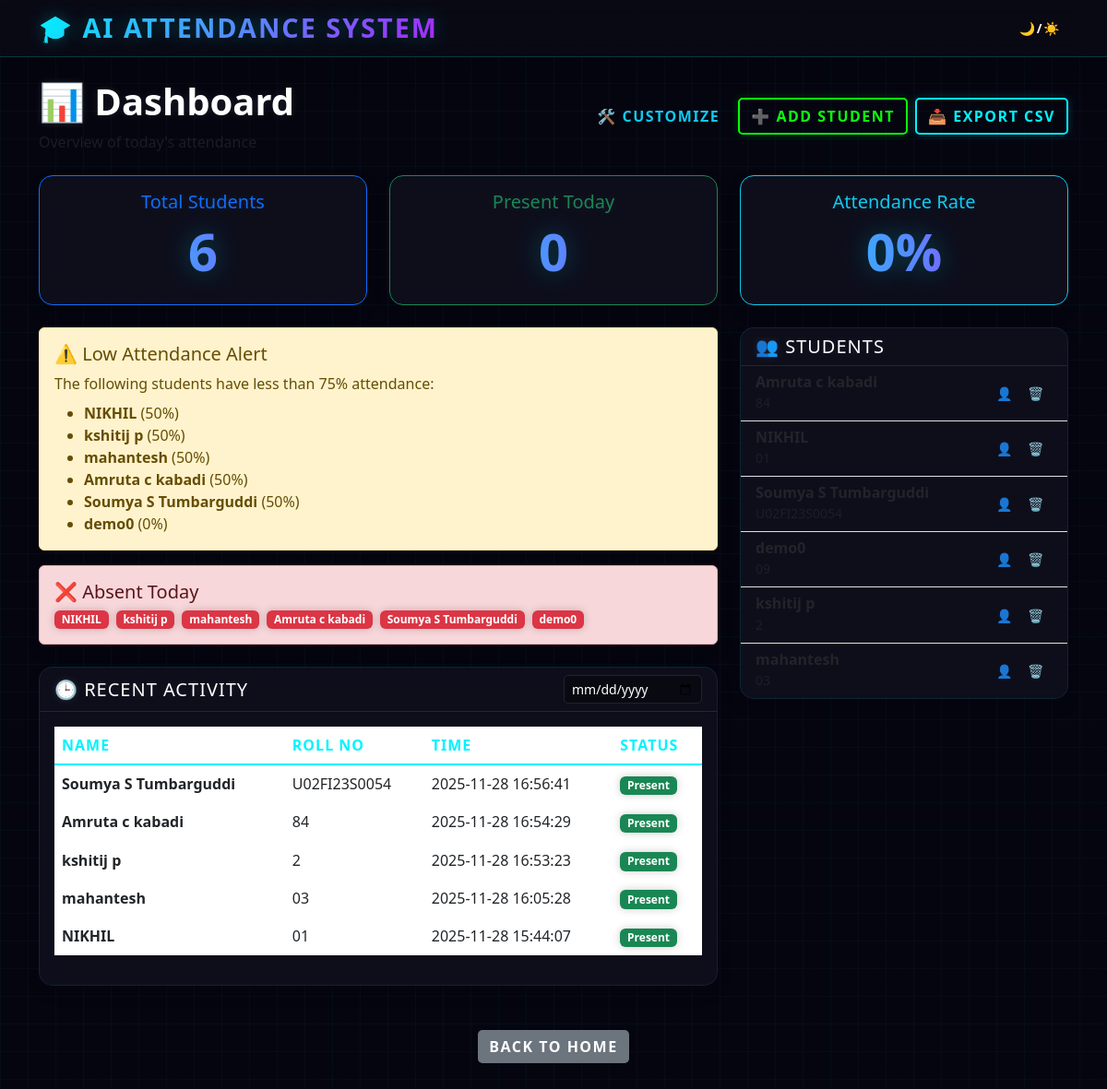
/dashboard, run on the app's committed database.
### tables this page shows
CREATE TABLE students (
            id INTEGER PRIMARY KEY AUTOINCREMENT,
            name TEXT NOT NULL UNIQUE,
            roll_number TEXT UNIQUE,
            created_at TIMESTAMP DEFAULT CURRENT_TIMESTAMP
        );

CREATE TABLE attendance (
            id INTEGER PRIMARY KEY AUTOINCREMENT,
            student_id INTEGER NOT NULL,
            name TEXT NOT NULL,
            timestamp TIMESTAMP DEFAULT CURRENT_TIMESTAMP,
            status TEXT DEFAULT 'Present',
            FOREIGN KEY (student_id) REFERENCES students(id)
        );

### app.py (the view)
@app.route('/dashboard')
def dashboard():
    students_raw = database.get_all_students_info()
    records_raw = database.get_attendance_records()
    students = [{'id': s[0], 'name': s[1], 'roll_number': s[2]} for s in students_raw]
    attendance_records = [
        {'id': r[0], 'name': r[1], 'roll_number': r[2], 'timestamp': r[3], 'status': r[4]}
        for r in records_raw
    ]
    today = datetime.now().strftime('%Y-%m-%d')
    absent_students_raw = database.get_absent_students(today)
    absent_today = [{'id': s[0], 'name': s[1]} for s in absent_students_raw]
    daily_summary = database.get_daily_summary(today)
    present_count = daily_summary['present']
    leaderboard = database.get_student_leaderboard()
    low_attendance_students = [s for s in leaderboard if s['percentage'] < 75]
    alerts = database.get_recent_alerts(limit=10)
    return render_template('dashboard.html',
                         students=students,
                         attendance_records=attendance_records,
                         absent_today=absent_today,
                         present_count=present_count,
                         low_attendance_students=low_attendance_students,
                         alerts=alerts,
                         today_date=today)

### database.py (called while the page is built)
def get_absent_students(date_str):
    try:
        conn = sqlite3.connect(DB_PATH)
        cursor = conn.cursor()
        cursor.execute('SELECT id, name, roll_number FROM students')
        all_students = cursor.fetchall()
        cursor.execute('''
            SELECT DISTINCT student_id
            FROM attendance
            WHERE DATE(timestamp) = ?
        ''', (date_str,))
        attended_ids = {row[0] for row in cursor.fetchall()}
        absent = [s for s in all_students if s[0] not in attended_ids]
        conn.close()
        return absent
    except Exception as e:
        print(f"❌ Error getting absent students: {e}")
        return []

def get_all_students_info():
    try:
        conn = sqlite3.connect(DB_PATH)
        cursor = conn.cursor()
        cursor.execute('SELECT id, name, roll_number FROM students ORDER BY name')
        students = cursor.fetchall()
        conn.close()
        return students
    except Exception as e:
        print(f"❌ Error fetching students: {e}")
        return []

def get_recent_alerts(limit=10):
    try:
        conn = sqlite3.connect(DB_PATH)
        cursor = conn.cursor()
        cursor.execute('''
            CREATE TABLE IF NOT EXISTS alerts (
                id INTEGER PRIMARY KEY AUTOINCREMENT,
                type TEXT NOT NULL,
                message TEXT NOT NULL,
                timestamp TIMESTAMP DEFAULT CURRENT_TIMESTAMP
            )
        ''')
        cursor.execute('SELECT type, message, timestamp FROM alerts ORDER BY timestamp DESC LIMIT ?', (limit,))
        alerts = cursor.fetchall()
        conn.close()
        return alerts
    except Exception as e:
        print(f"❌ Error fetching alerts: {e}")
        return []

def get_daily_summary(date_str):
    try:
        total_students = len(get_all_students_info())
        present_students = len(get_attendance_records(date_str))
        absent_students = len(get_absent_students(date_str))
        return {
            'total': total_students,
            'present': present_students,
            'absent': absent_students,
            'percentage': (present_students / total_students * 100) if total_students > 0 else 0
        }
    except Exception as e:
        print(f"❌ Error getting daily summary: {e}")
        return {'total': 0, 'present': 0, 'absent': 0, 'percentage': 0}

### templates/dashboard.html (shortened to what this page needs)
<!DOCTYPE html>
<html lang="en">
<head>
    <link href="https://cdn.jsdelivr.net/npm/bootstrap@5.3.0/dist/css/bootstrap.min.css" rel="stylesheet">
    <link rel="stylesheet" href="{{ url_for('static', filename='style.css') }}">
</head>
<body>
    <nav class="navbar navbar-dark bg-primary">
        <div class="container">
            <a href="/" class="navbar-brand mb-0 h1">🎓 AI Attendance System</a>
            <div class="d-flex align-items-center gap-3">
                <button class="btn btn-sm btn-outline-light" id="themeToggle">🌙/☀️</button>
            </div>
        </div>
    </nav>
    <div class="container mt-4">
        <div class="d-flex justify-content-between align-items-center mb-4 flex-wrap gap-3">
            <div>
                <h2 class="display-6 fw-bold">📊 Dashboard</h2>
                <p class="text-muted mb-0">Overview of today's attendance</p>
            </div>
            <div class="d-flex gap-2">
                <button class="btn btn-outline-info" onclick="toggleCustomize()">🛠️ Customize</button>
                <a href="/register" class="btn btn-success">➕ Add Student</a>
                <button onclick="exportCSV()" class="btn btn-primary">📥 Export CSV</button>
            </div>
        </div>
        <div id="statsSection" class="row mb-4">
            <div class="col-md-4">
                <div class="card shadow text-center h-100 border-primary">
                    <div class="card-body">
                        <h5 class="card-title text-primary">Total Students</h5>
                        <h2 class="display-4 fw-bold">{{ students|length }}</h2>
                    </div>
                </div>
            </div>
            <div class="col-md-4">
                <div class="card shadow text-center h-100 border-success">
                    <div class="card-body">
                        <h5 class="card-title text-success">Present Today</h5>
                        <h2 class="display-4 fw-bold" id="todayCount">{{ present_count }}</h2>
                    </div>
                </div>
            </div>
            <div class="col-md-4">
                <div class="card shadow text-center h-100 border-info">
                    <div class="card-body">
                        <h5 class="card-title text-info">Attendance Rate</h5>
                        <h2 class="display-4 fw-bold">
                            {% set p_count = present_count | default(0) %}
                            {% set s_count = students | length %}
                            {% if s_count > 0 %}
                            {{ ((p_count / s_count) * 100)|round|int }}%
                            {% else %}
                            0%
                            {% endif %}
                        </h2>
                    </div>
                </div>
            </div>
        </div>
        <div class="row">
            <div class="col-lg-8">
                <div id="alertsSection" class="mb-4">
                    {% if low_attendance_students %}
                    <div class="alert alert-warning shadow">
                        <h5 class="alert-heading">⚠️ Low Attendance Alert</h5>
                        <p class="mb-0">The following students have less than 75% attendance:</p>
                        <ul class="mb-0 mt-2">
                            {% for student in low_attendance_students %}
                            <li><strong>{{ student.name }}</strong> ({{ student.percentage|round|int }}%)</li>
                            {% endfor %}
                        </ul>
                    </div>
                    {% endif %}
                    {% if absent_today %}
                    <div class="alert alert-danger shadow">
                        <h5 class="alert-heading">❌ Absent Today</h5>
                        <div class="d-flex flex-wrap gap-2">
                            {% for student in absent_today %}
                            <span class="badge bg-danger">{{ student.name }}</span>
                            {% endfor %}
                        </div>
                    </div>
                    {% else %}
                    <div class="alert alert-success shadow">
                        <h5 class="alert-heading">🎉 Perfect Attendance!</h5>
                        <p class="mb-0">All registered students are present today.</p>
                    </div>
                    {% endif %}
                </div>
                <div id="recentSection" class="card shadow mb-4">
                    <div class="card-header d-flex justify-content-between align-items-center">
                        <h5 class="mb-0">🕒 Recent Activity</h5>
                        <input type="date" id="dateFilter" class="form-control form-control-sm" style="width: 150px;"
                            onchange="filterByDate()">
                    </div>
                    <div class="card-body">
                        <div class="table-responsive">
                            <table class="table table-hover align-middle" id="attendanceTable">
                                <thead>
                                    <tr>
                                        <th>Name</th>
                                        <th>Roll No</th>
                                        <th>Time</th>
                                        <th>Status</th>
                                    </tr>
                                </thead>
                                <tbody>
                                    {% for record in attendance_records %}
                                    <tr>
                                        <td class="fw-bold">{{ record.name }}</td>
                                        <td>{{ record.roll_number }}</td>
                                        <td>{{ record.timestamp }}</td>
                                        <td><span class="badge bg-success">Present</span></td>
                                    </tr>
                                    {% endfor %}
                                </tbody>
                            </table>
                        </div>
                    </div>
                </div>
            </div>
            <div class="col-lg-4">
                <div id="studentsSection" class="card shadow mb-4">
                    <div class="card-header bg-primary text-white">
                        <h5 class="mb-0">👥 Students</h5>
                    </div>
                    <div class="card-body p-0">
                        <div class="list-group list-group-flush" style="max-height: 500px; overflow-y: auto;">
                            {% for student in students %}
                            <div
                                class="list-group-item d-flex justify-content-between align-items-center bg-transparent">
                                <div>
                                    <h6 class="mb-0 fw-bold">
                                        <a href="/student/{{ student.id }}" class="text-decoration-none text-reset">
                                            {{ student.name }}
                                        </a>
                                    </h6>
                                    <small class="text-muted">{{ student.roll_number }}</small>
                                </div>
                                <div class="btn-group btn-group-sm">
                                    <a href="/student/{{ student.id }}" class="btn btn-outline-info"
                                        title="View Profile">👤</a>
                                    <button onclick="deleteStudent({{ student.id }}, '{{ student.name }}')"
                                        class="btn btn-outline-danger" title="Delete">🗑️</button>
                                </div>
                            </div>
                            {% endfor %}
                        </div>
                    </div>
                </div>
            </div>
        </div>
        <div class="text-center mt-4 mb-5">
            <a href="/" class="btn btn-secondary">Back to Home</a>
        </div>
    </div>
</body>
</html>

### static/style.css (style rules this page uses)
:root { --neon-blue: #00f3ff; --neon-purple: #bc13fe; --neon-green: #0aff0a; --neon-pink: #ff0055; --neon-yellow: #f5d300; --primary-gradient: linear-gradient(135deg, var(--neon-blue) 0%, var(--neon-purple) 100%); --secondary-gradient: linear-gradient(135deg, var(--neon-pink) 0%, #ff5e00 100%); --success-gradient: linear-gradient(135deg, var(--neon-green) 0%, #00ffaa 100%); --dark-bg: #050510; --card-bg: rgba(20, 20, 35, 0.6); --glass-bg: rgba(10, 10, 20, 0.8); --text-light: #ffffff; --text-dim: #a0a0b0; --glow-blue: 0 0 10px rgba(0, 243, 255, 0.5), 0 0 20px rgba(0, 243, 255, 0.3); --glow-purple: 0 0 10px rgba(188, 19, 254, 0.5), 0 0 20px rgba(188, 19, 254, 0.3); --glow-green: 0 0 10px rgba(10, 255, 10, 0.5), 0 0 20px rgba(10, 255, 10, 0.3); }
* { margin: 0; padding: 0; box-sizing: border-box; }
body { font-family: 'Segoe UI', 'Roboto', 'Orbitron', sans-serif; background: var(--dark-bg); background-image: linear-gradient(rgba(0, 243, 255, 0.03) 1px, transparent 1px), linear-gradient(90deg, rgba(0, 243, 255, 0.03) 1px, transparent 1px); background-size: 30px 30px; color: var(--text-light); min-height: 100vh; transition: background 0.3s ease, color 0.3s ease; overflow-x: hidden; }
.navbar { background: var(--glass-bg) !important; backdrop-filter: blur(15px); border-bottom: 1px solid rgba(0, 243, 255, 0.2); box-shadow: 0 4px 30px rgba(0, 0, 0, 0.3); }
.navbar-brand { font-weight: 800; font-size: 1.8rem; text-transform: uppercase; letter-spacing: 2px; background: var(--primary-gradient); -webkit-background-clip: text; -webkit-text-fill-color: transparent; text-shadow: 0 0 20px rgba(0, 243, 255, 0.3); }
.card { background: var(--card-bg); backdrop-filter: blur(12px); border: 1px solid rgba(0, 243, 255, 0.1); border-radius: 15px; box-shadow: 0 8px 32px 0 rgba(0, 0, 0, 0.3); transition: all 0.3s ease; }
.card-header { background: transparent !important; border-bottom: 1px solid rgba(255, 255, 255, 0.1); font-weight: 700; text-transform: uppercase; letter-spacing: 1px; }
.card-body { color: var(--text-light); }
.btn { border-radius: 5px; font-weight: 700; text-transform: uppercase; letter-spacing: 1.5px; transition: all 0.3s ease; border: none; position: relative; z-index: 1; }
.btn-primary { background: transparent; border: 2px solid var(--neon-blue); color: var(--neon-blue); box-shadow: 0 0 10px rgba(0, 243, 255, 0.2); }
.btn-success { background: transparent; border: 2px solid var(--neon-green); color: var(--neon-green); box-shadow: 0 0 10px rgba(10, 255, 10, 0.2); }
h1, h2, h3, h4, h5 { color: var(--text-light); text-shadow: 0 0 10px rgba(255, 255, 255, 0.1); }
.display-4 { font-weight: 800; background: linear-gradient(to right, var(--neon-blue), var(--neon-purple)); -webkit-background-clip: text; -webkit-text-fill-color: transparent; text-shadow: 0 0 30px rgba(0, 243, 255, 0.3); animation: neonPulse 3s infinite alternate; }
.table { color: var(--text-light); }
.table thead th { border-bottom: 2px solid var(--neon-blue); color: var(--neon-blue); text-transform: uppercase; letter-spacing: 1px; }
.table tbody tr { border-bottom: 1px solid rgba(255, 255, 255, 0.05); }
.form-control, .form-select { background: rgba(0, 0, 0, 0.3); border: 1px solid rgba(255, 255, 255, 0.1); color: var(--text-light); border-radius: 5px; }
.badge { box-shadow: 0 0 10px rgba(0, 0, 0, 0.2); }

### data on the page
students: name "NIKHIL", percentage "50"
students: name "kshitij p", percentage "50"
students: name "mahantesh", percentage "50"
students: name "Amruta c kabadi", percentage "50"
students: name "Soumya S Tumbarguddi", percentage "50"
students: name "demo0", percentage "0"
attendance: name "Soumya S Tumbarguddi", roll_number "U02FI23S0054", timestamp "2025-11-28 16:56:41"
attendance: name "Amruta c kabadi", roll_number "84", timestamp "2025-11-28 16:54:29"
attendance: name "kshitij p", roll_number "2", timestamp "2025-11-28 16:53:23"
attendance: name "mahantesh", roll_number "03", timestamp "2025-11-28 16:05:28"
attendance: name "NIKHIL", roll_number "01", timestamp "2025-11-28 15:44:07"

### other printed values
{{ students|length }} "6"
{{ present_count }} "0"
{{ ((p_count / s_count) * 100)|round|int }} "0"
